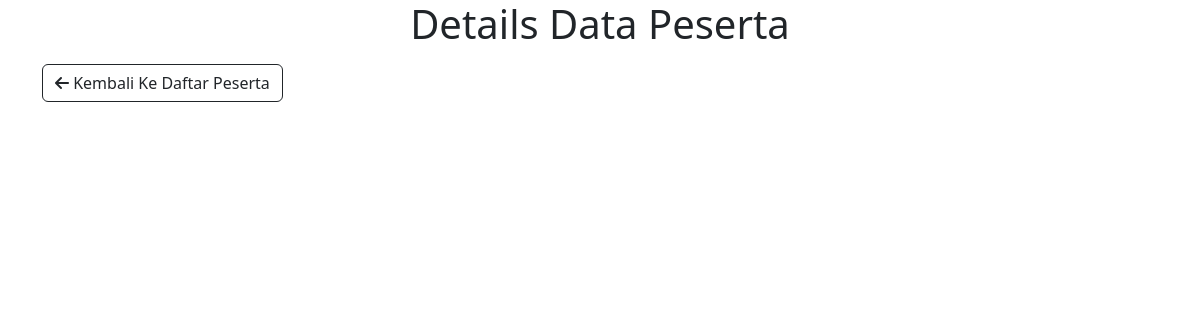
Page /detail.php?id=0 on the earlier database version.
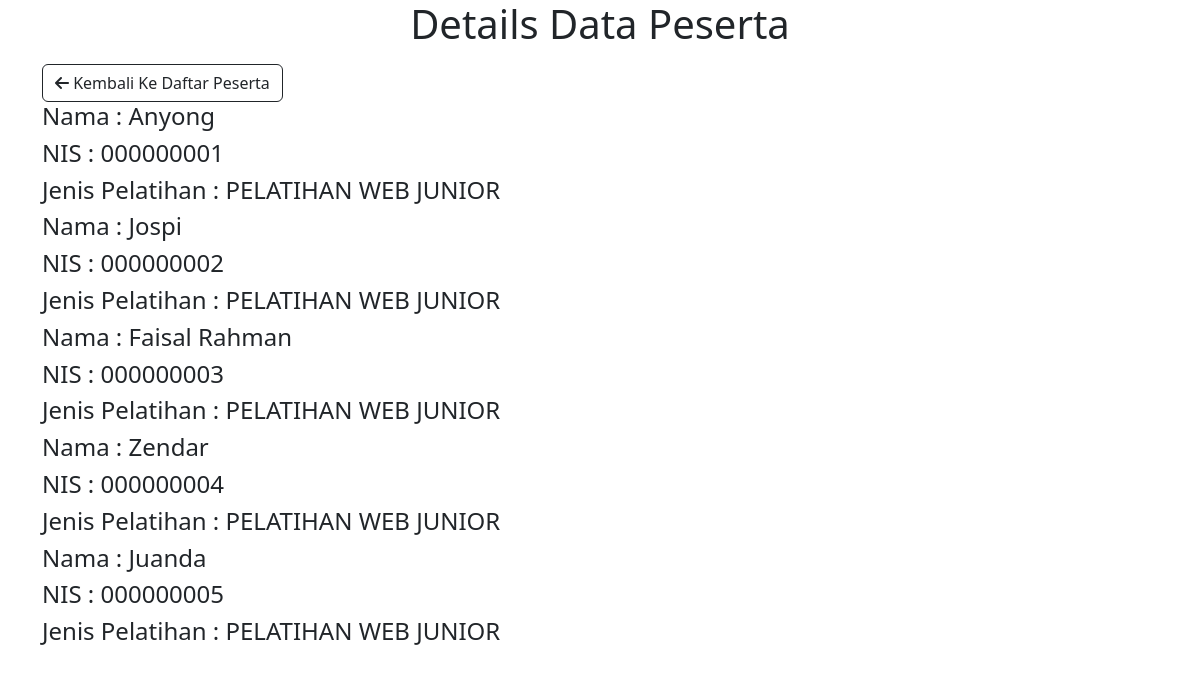
Same page on the later database version.
### tables this page shows
CREATE TABLE `daftar_siswa` (
  `Id` int(11) NOT NULL,
  `NamaSiswa` varchar(50) NOT NULL,
  `NIS` varchar(10) NOT NULL DEFAULT '000000000',
  `IdKelas` int(11) NOT NULL,
  `JenisKelamin` enum('LAKI-LAKI', 'PEREMPUAN') NOT NULL,
  `Alamat` text,
  `JenisPelatihan` varchar(30) NOT NULL,
  `NomorHp` varchar(16) NOT NULL,
  `Email` varchar(50) NOT NULL,
  `Status` enum('AKTIF', 'NONAKTIF') NOT NULL
);

### detail.php (the view, shortened to what this page needs)
<?php
$servername = "localhost";
$username = "root";
$password = "root";
$database = "blki";
$conn = mysqli_connect($servername, $username, $password, $database);
?>
<!DOCTYPE html>
<html lang="en">
<head>
    <link href="https://cdn.jsdelivr.net/npm/bootstrap@5.3.1/dist/css/bootstrap.min.css" rel="stylesheet">
    <link rel="stylesheet" href="https://cdnjs.cloudflare.com/ajax/libs/font-awesome/6.4.2/css/all.min.css" />
</head>
<body>
    <div class="container">
        <h1 class="mb-3 text-center">Details Data Peserta </h1>
        <a href="index.php" class="btn btn-outline-dark"><i class="fa fa-arrow-left"></i> Kembali Ke Daftar Peserta </a>
        <?php
        if(isset($_GET['id'])){
            $id = $_GET['id'];
        }else{
            header("location: index.php");
        }
    ?>
    <?php
    $query = "select * from daftar_siswa where Id = $id";
    $eksekusi_kueri = mysqli_query($conn, $query);
    while ($peserta = mysqli_fetch_array($eksekusi_kueri)) {?>
    <h4>Nama  : <?php echo $peserta['NamaSiswa']; ?></h4>
    <h4>NIS  : <?php echo $peserta['NIS']; ?></h4>
    <h4>Jenis Pelatihan  : <?php echo $peserta['JenisPelatihan']; ?></h4>
    <?php } ?>
    </div>
</body>
</html>

Differences in the rows shown:
added daftar_siswa: NamaSiswa "Anyong", NIS "000000001", JenisPelatihan "PELATIHAN WEB JUNIOR"
added daftar_siswa: NamaSiswa "Jospi", NIS "000000002", JenisPelatihan "PELATIHAN WEB JUNIOR"
added daftar_siswa: NamaSiswa "Faisal Rahman", NIS "000000003", JenisPelatihan "PELATIHAN WEB JUNIOR"
added daftar_siswa: NamaSiswa "Zendar", NIS "000000004", JenisPelatihan "PELATIHAN WEB JUNIOR"
added daftar_siswa: NamaSiswa "Juanda", NIS "000000005", JenisPelatihan "PELATIHAN WEB JUNIOR"
